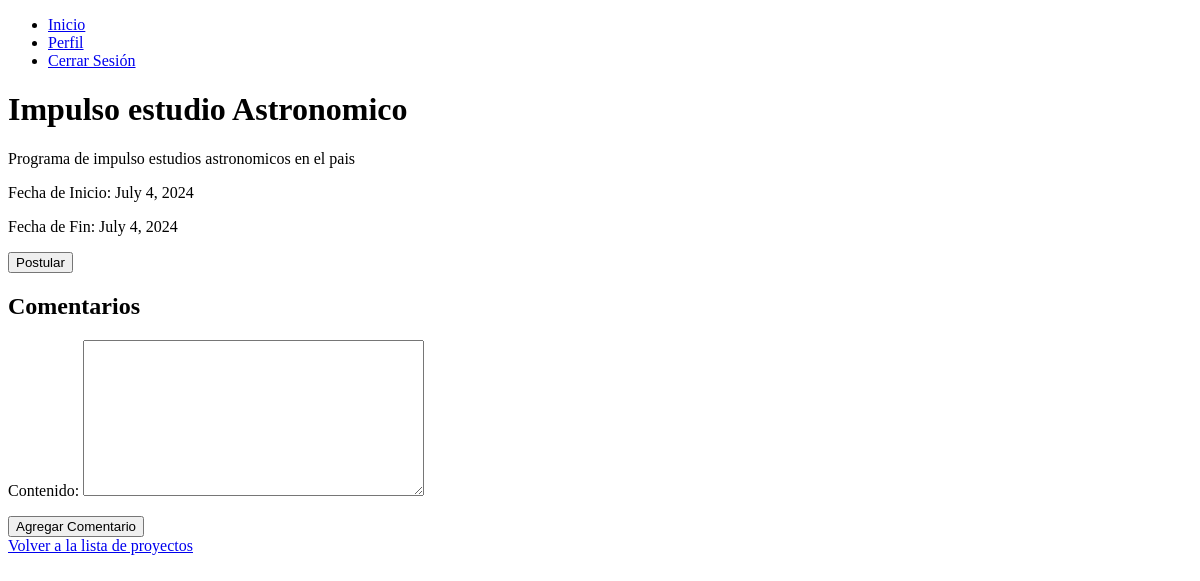
Before: /proyectos/1/ (signed in) with the older database file.
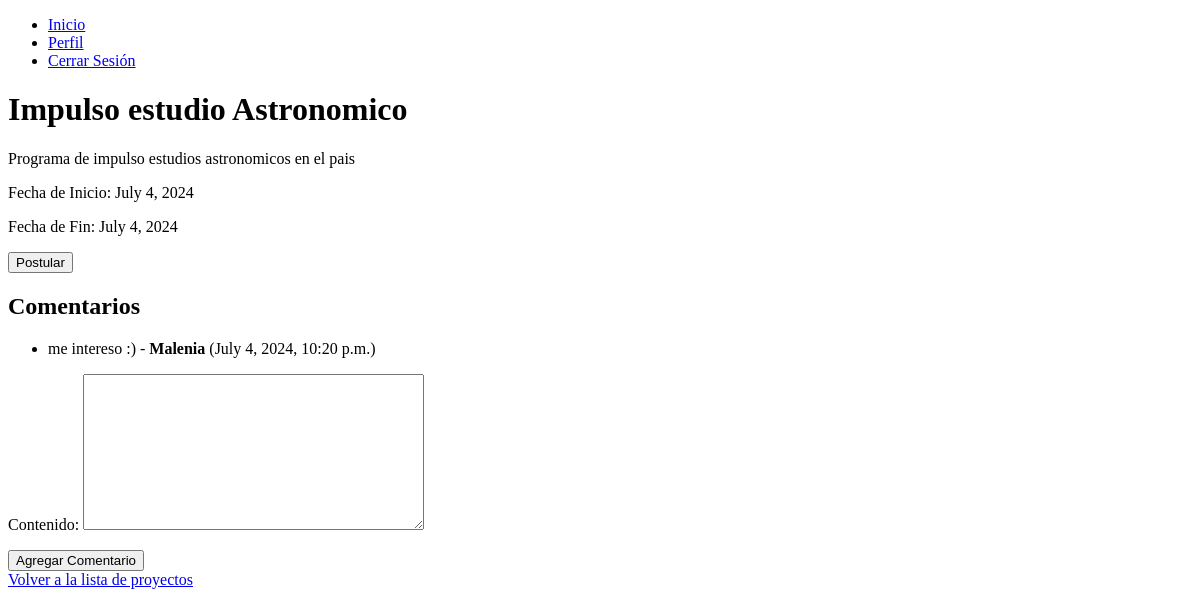
After: the same page with the newer database file.
### myapp/models.py (models this page shows, shortened)
class Proyecto(models.Model):
    nombre = models.CharField(max_length=255)
    descripcion = models.TextField()
    fecha_inicio = models.DateField()
    fecha_fin = models.DateField()
    creador = models.ForeignKey(User, on_delete=models.CASCADE)
    class Meta:
        permissions = [
            ("can_edit_proyecto", "Can edit project"),
            ("can_delete_proyecto", "Can delete project"),
        ]

class Comentario(models.Model):
    proyecto = models.ForeignKey(Proyecto, on_delete=models.CASCADE, related_name='comentarios')  # Añadido related_name
    usuario = models.ForeignKey(User, on_delete=models.CASCADE)
    contenido = models.TextField()
    fecha_creacion = models.DateTimeField(auto_now_add=True)

### myapp/views.py (the view)
# urls.py: path('proyectos/<int:pk>/', views.proyecto_detail, name='proyecto_detail'),
@login_required
def proyecto_detail(request, pk):
    proyecto = get_object_or_404(Proyecto, pk=pk)
    comentarios = proyecto.comentarios.all()  # Usando related_name personalizado
    if request.method == 'POST':
        form = ComentarioForm(request.POST)
        if form.is_valid():
            comentario = form.save(commit=False)
            comentario.proyecto = proyecto
            comentario.usuario = request.user
            comentario.save()
            messages.success(request, 'Comentario publicado exitosamente.')
            return redirect('proyecto_detail', pk=pk)
    else:
        form = ComentarioForm()
    return render(request, 'myapp/proyecto_detail.html', {'proyecto': proyecto, 'form': form, 'comentarios': comentarios})

### myapp/forms.py
class ComentarioForm(forms.ModelForm):
    class Meta:
        model = Comentario
        fields = ['contenido']

### myapp/templates/myapp/proyecto_detail.html (shortened to what this page needs)
{% extends 'myapp/base.html' %}
{% block content %}
<h1>{{ proyecto.nombre }}</h1>
<p>{{ proyecto.descripcion }}</p>
<p>Fecha de Inicio: {{ proyecto.fecha_inicio }}</p>
<p>Fecha de Fin: {{ proyecto.fecha_fin }}</p>
{% if user.is_authenticated %}
    <form method="post" action="{% url 'postular_proyecto' proyecto.id %}">
        <button type="submit">Postular</button>
    </form>
{% else %}
    <p>Por favor, <a href="{% url 'login' %}">inicia sesión</a> para postularte a este proyecto.</p>
{% endif %}
<h2>Comentarios</h2>
<ul>
    {% for comentario in comentarios %}
    <li>
        {{ comentario.contenido }} - <strong>{{ comentario.usuario.username }}</strong> ({{ comentario.fecha_creacion }})
    </li>
    {% endfor %}
</ul>
{% if user.is_authenticated %}
    <form method="post">
        {{ form.as_p }}
        <button type="submit">Agregar Comentario</button>
    </form>
{% else %}
    <p>Por favor, <a href="{% url 'login' %}">inicia sesión</a> para agregar un comentario.</p>
{% endif %}
<a href="{% url 'proyecto_list' %}">Volver a la lista de proyectos</a>
{% endblock %}

### myapp/templates/myapp/base.html (shortened to what this page needs)
<!DOCTYPE html>
<html>
<head>
</head>
<body>
    {% if user.is_authenticated %}
    <header>
        <nav>
            <ul>
                <li><a href="{% url 'index' %}">Inicio</a></li>
                <li><a href="{% url 'ver_perfil' %}">Perfil</a></li>
                <li><a href="{% url 'logout' %}">Cerrar Sesión</a></li>
            </ul>
        </nav>
    </header>
    {% endif %}
    <main>
        {% block content %}{% endblock %}
    </main>
</body>
</html>

Changed rows visible on the page:
added Comentario: contenido "me intereso :)", usuario.username "Malenia", fecha_creacion "July 4, 2024, 10:20 p.m."
